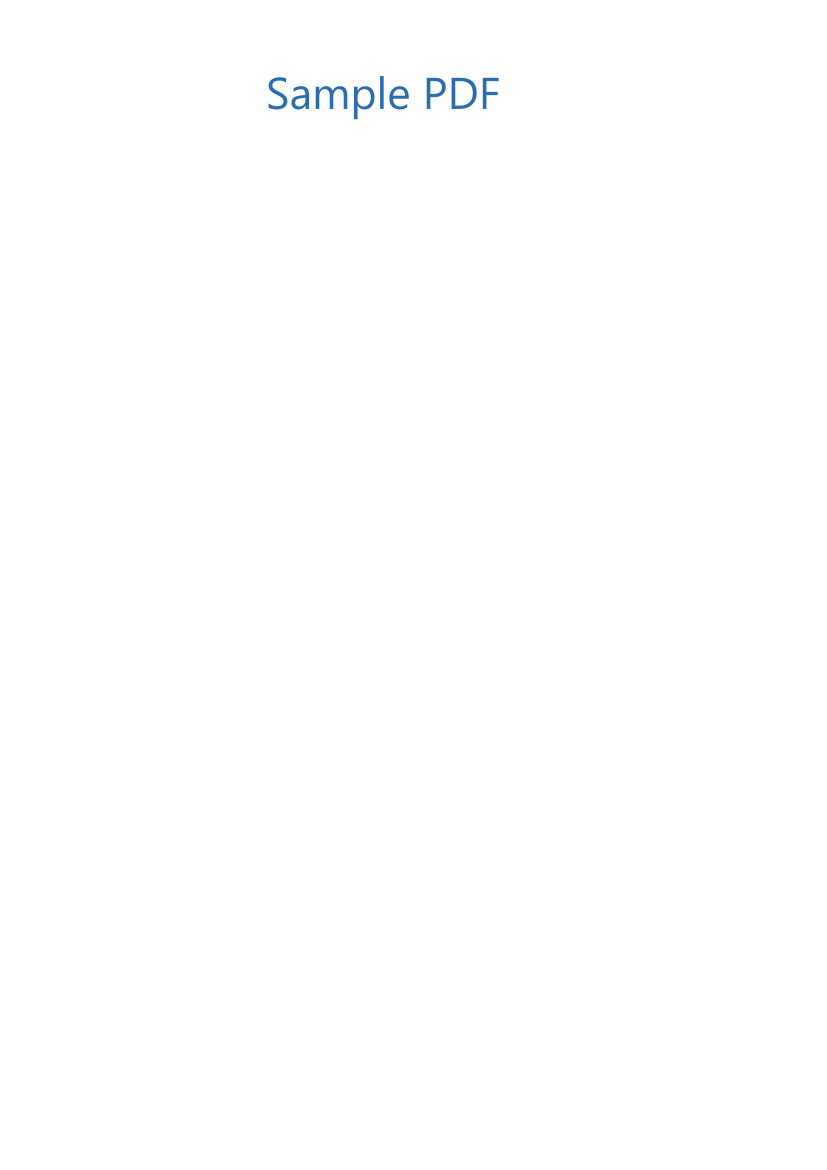

Source code (Python):
import fitz

doc = fitz.open()
page = doc.new_page()
archive = fitz.Archive('C:/Windows/Fonts')
html = """
<style>
@font-face {
  font-family: "F1";
  src: url("segoeui.ttf");
}
</style>
<div style="font-family: 'F1'; font-size: 32pt; color: #2b6cb0;">
Sample PDF
</div>
"""
rect_tight = fitz.Rect(190.3, 48.6, 432.3, 91.87)
res1 = page.insert_htmlbox(rect_tight, html, archive=archive)
print('Tight rect (190, 48, 432, 91) result:', res1)

page2 = doc.new_page()
rect_larger = fitz.Rect(36.14, 48.6, 580.66, 120.0)
res2 = page2.insert_htmlbox(rect_larger, html, archive=archive)
print('Larger rect (36, 48, 580, 120) result:', res2)

doc.save('scratch/test_rect.pdf')
out_doc = fitz.open('scratch/test_rect.pdf')
out_doc[0].get_pixmap(dpi=150).save('scratch/rect_page_0.png')
out_doc[1].get_pixmap(dpi=150).save('scratch/rect_page_1.png')
